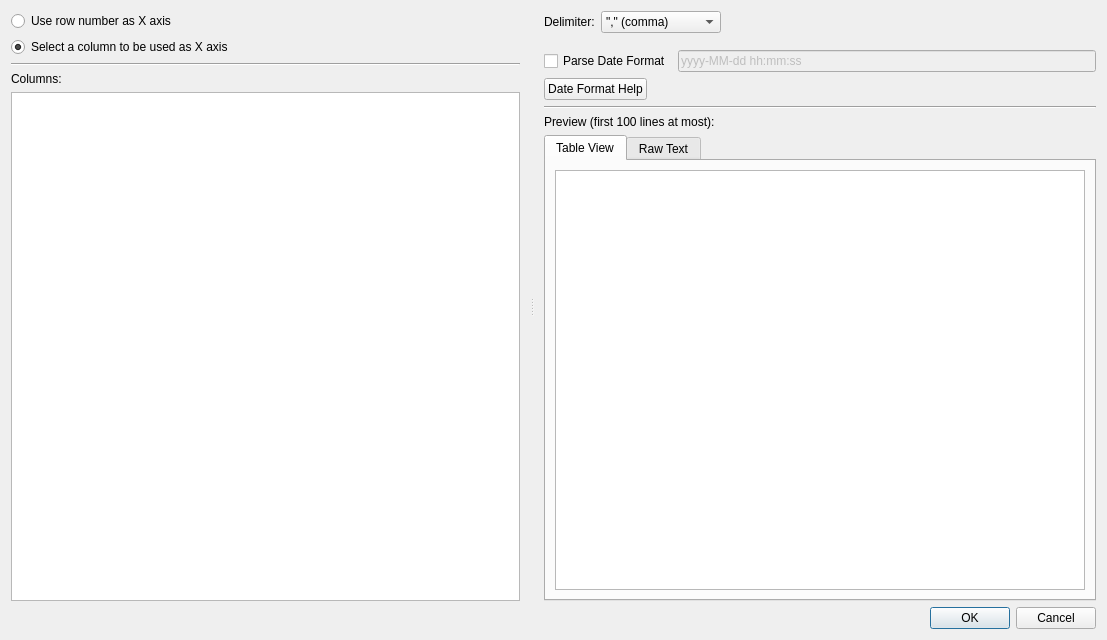
<?xml version="1.0" encoding="UTF-8"?>
<ui version="4.0">
 <class>DialogCSV</class>
 <widget class="QDialog" name="DialogCSV">
  <property name="geometry">
   <rect>
    <x>0</x>
    <y>0</y>
    <width>1107</width>
    <height>640</height>
   </rect>
  </property>
  <property name="windowTitle">
   <string>CSV Loader</string>
  </property>
  <layout class="QVBoxLayout" name="verticalLayout_3">
   <item>
    <widget class="QSplitter" name="splitter">
     <property name="orientation">
      <enum>Qt::Horizontal</enum>
     </property>
     <widget class="QWidget" name="layoutWidget">
      <layout class="QVBoxLayout" name="verticalLayout">
       <property name="rightMargin">
        <number>10</number>
       </property>
       <item>
        <widget class="QRadioButton" name="radioButtonIndex">
         <property name="text">
          <string>Use row number as X axis</string>
         </property>
        </widget>
       </item>
       <item>
        <widget class="QRadioButton" name="radioButtonSelect">
         <property name="text">
          <string>Select a column to be used as X axis</string>
         </property>
         <property name="checked">
          <bool>true</bool>
         </property>
        </widget>
       </item>
       <item>
        <widget class="Line" name="line">
         <property name="orientation">
          <enum>Qt::Horizontal</enum>
         </property>
        </widget>
       </item>
       <item>
        <widget class="QLabel" name="label_3">
         <property name="text">
          <string>Columns:</string>
         </property>
        </widget>
       </item>
       <item>
        <widget class="QListWidget" name="listWidgetSeries"/>
       </item>
      </layout>
     </widget>
     <widget class="QWidget" name="layoutWidget_2">
      <layout class="QVBoxLayout" name="verticalLayout_2">
       <property name="leftMargin">
        <number>10</number>
       </property>
       <item>
        <layout class="QHBoxLayout" name="horizontalLayout">
         <item>
          <widget class="QLabel" name="label">
           <property name="text">
            <string>Delimiter:</string>
           </property>
          </widget>
         </item>
         <item>
          <widget class="QComboBox" name="comboBox">
           <property name="minimumSize">
            <size>
             <width>120</width>
             <height>0</height>
            </size>
           </property>
           <item>
            <property name="text">
             <string>&quot;,&quot; (comma)</string>
            </property>
           </item>
           <item>
            <property name="text">
             <string>&quot;;&quot; (semicolon)</string>
            </property>
           </item>
           <item>
            <property name="text">
             <string>&quot; &quot; (space)</string>
            </property>
           </item>
           <item>
            <property name="text">
             <string>&quot;\t&quot; (tab)</string>
            </property>
           </item>
          </widget>
         </item>
         <item>
          <spacer name="horizontalSpacer">
           <property name="orientation">
            <enum>Qt::Horizontal</enum>
           </property>
           <property name="sizeHint" stdset="0">
            <size>
             <width>40</width>
             <height>20</height>
            </size>
           </property>
          </spacer>
         </item>
        </layout>
       </item>
       <item>
        <layout class="QHBoxLayout" name="horizontalLayout_2">
         <property name="topMargin">
          <number>11</number>
         </property>
         <item>
          <widget class="QCheckBox" name="checkBoxDateFormat">
           <property name="text">
            <string>Parse Date Format</string>
           </property>
          </widget>
         </item>
         <item>
          <widget class="QLineEdit" name="lineEditDateFormat">
           <property name="enabled">
            <bool>false</bool>
           </property>
           <property name="text">
            <string>yyyy-MM-dd hh:mm:ss</string>
           </property>
           <property name="placeholderText">
            <string>yyyy-MM-dd hh:mm:ss</string>
           </property>
          </widget>
         </item>
        </layout>
       </item>
       <item>
        <layout class="QHBoxLayout" name="horizontalLayout_3">
         <item>
          <widget class="QPushButton" name="dateTimeHelpButton">
           <property name="maximumSize">
            <size>
             <width>16777215</width>
             <height>16777215</height>
            </size>
           </property>
           <property name="text">
            <string>Date Format Help</string>
           </property>
          </widget>
         </item>
         <item>
          <spacer name="horizontalSpacer_2">
           <property name="orientation">
            <enum>Qt::Horizontal</enum>
           </property>
           <property name="sizeHint" stdset="0">
            <size>
             <width>40</width>
             <height>20</height>
            </size>
           </property>
          </spacer>
         </item>
        </layout>
       </item>
       <item>
        <widget class="Line" name="line_2">
         <property name="orientation">
          <enum>Qt::Horizontal</enum>
         </property>
        </widget>
       </item>
       <item>
        <widget class="QLabel" name="label_2">
         <property name="text">
          <string>Preview (first 100 lines at most):</string>
         </property>
        </widget>
       </item>
       <item>
        <widget class="QTabWidget" name="tabWidget">
         <property name="currentIndex">
          <number>0</number>
         </property>
         <widget class="QWidget" name="tab_4">
          <attribute name="title">
           <string>Table View</string>
          </attribute>
          <layout class="QVBoxLayout" name="verticalLayout_7">
           <item>
            <widget class="QTableView" name="tableView">
             <property name="sizePolicy">
              <sizepolicy hsizetype="Expanding" vsizetype="Expanding">
               <horstretch>1</horstretch>
               <verstretch>1</verstretch>
              </sizepolicy>
             </property>
             <property name="layoutDirection">
              <enum>Qt::LeftToRight</enum>
             </property>
             <property name="editTriggers">
              <set>QAbstractItemView::NoEditTriggers</set>
             </property>
             <property name="showDropIndicator" stdset="0">
              <bool>false</bool>
             </property>
             <property name="dragDropOverwriteMode">
              <bool>false</bool>
             </property>
             <property name="wordWrap">
              <bool>true</bool>
             </property>
             <attribute name="verticalHeaderStretchLastSection">
              <bool>false</bool>
             </attribute>
            </widget>
           </item>
          </layout>
         </widget>
         <widget class="QWidget" name="tab_3">
          <attribute name="title">
           <string>Raw Text</string>
          </attribute>
          <layout class="QVBoxLayout" name="verticalLayout_9">
           <item>
            <widget class="QCodeEditor" name="rawText">
             <property name="sizePolicy">
              <sizepolicy hsizetype="Preferred" vsizetype="Preferred">
               <horstretch>1</horstretch>
               <verstretch>1</verstretch>
              </sizepolicy>
             </property>
             <property name="lineWrapMode">
              <enum>QTextEdit::NoWrap</enum>
             </property>
             <property name="readOnly">
              <bool>true</bool>
             </property>
            </widget>
           </item>
          </layout>
         </widget>
        </widget>
       </item>
      </layout>
     </widget>
    </widget>
   </item>
   <item>
    <widget class="QDialogButtonBox" name="buttonBox">
     <property name="enabled">
      <bool>true</bool>
     </property>
     <property name="orientation">
      <enum>Qt::Horizontal</enum>
     </property>
     <property name="standardButtons">
      <set>QDialogButtonBox::Cancel|QDialogButtonBox::Ok</set>
     </property>
    </widget>
   </item>
  </layout>
 </widget>
 <customwidgets>
  <customwidget>
   <class>QCodeEditor</class>
   <extends>QTextEdit</extends>
   <header location="global">QCodeEditor</header>
  </customwidget>
 </customwidgets>
 <resources/>
 <connections>
  <connection>
   <sender>buttonBox</sender>
   <signal>accepted()</signal>
   <receiver>DialogCSV</receiver>
   <slot>accept()</slot>
   <hints>
    <hint type="sourcelabel">
     <x>248</x>
     <y>254</y>
    </hint>
    <hint type="destinationlabel">
     <x>157</x>
     <y>274</y>
    </hint>
   </hints>
  </connection>
  <connection>
   <sender>buttonBox</sender>
   <signal>rejected()</signal>
   <receiver>DialogCSV</receiver>
   <slot>reject()</slot>
   <hints>
    <hint type="sourcelabel">
     <x>316</x>
     <y>260</y>
    </hint>
    <hint type="destinationlabel">
     <x>286</x>
     <y>274</y>
    </hint>
   </hints>
  </connection>
 </connections>
</ui>
